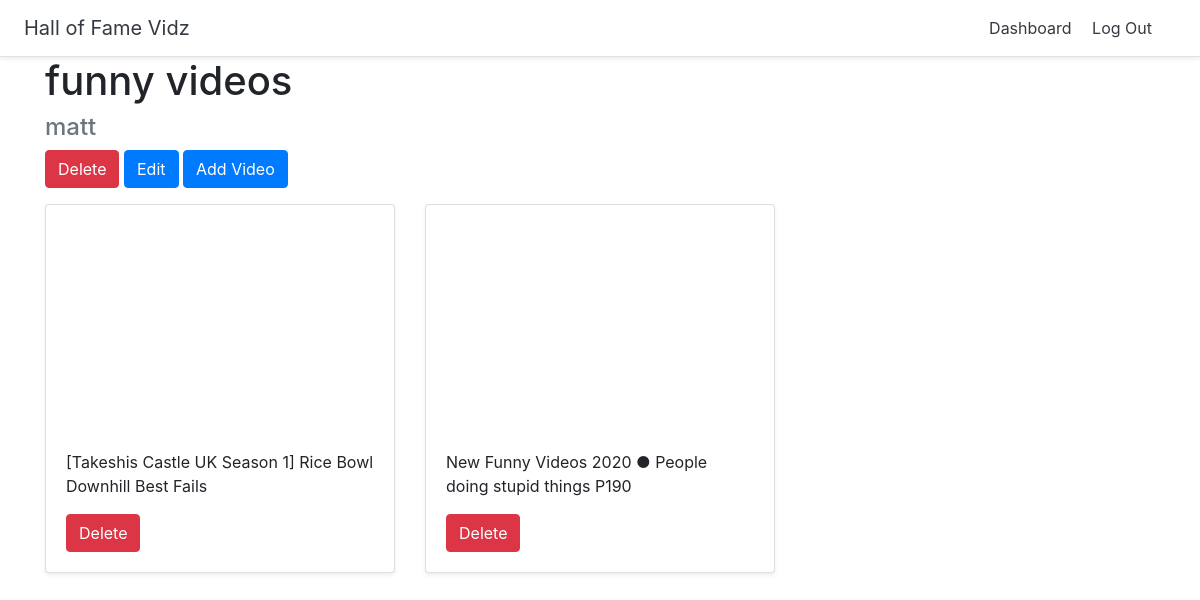
The page /halloffame/1 (signed in) on the database its author committed.
### halls/models.py (models this page shows)
class Hall(models.Model):
    title=models.CharField(max_length=255)
    user=models.ForeignKey(User,on_delete=models.CASCADE)

class Videos(models.Model):
    title=models.CharField(max_length=255)
    url=models.URLField()
    youtube_id=models.CharField(max_length=255)
    hall=models.ForeignKey(Hall,on_delete=models.CASCADE)

### halls/views.py (the view)
# urls.py: path('halloffame/<int:pk>',views.DetailHall.as_view(),name='detail_hall'),
class DetailHall(generic.DetailView):
    model=Hall
    template_name='halls/detail_hall.html'

### halls/templates/halls/detail_hall.html
{% extends 'halls/base.html' %}
{% block content %}
<div class="container">
  <h1>{{hall.title}}</h1>
  <h4 class="text-muted">{{hall.user.username}}</h4>
 {% if user.id == hall.user.id %}
    <a href="{% url 'delete_hall' pk=hall.pk %}" class="btn btn-danger">Delete</a>
    <a href="{% url 'update_hall' pk=hall.pk %}" class="btn btn-primary">Edit</a>
    <a href="{% url 'add_video' pk=hall.pk %}" class="btn btn-primary">Add Video</a>
 {% endif %}
  <div class="row">
    {% for video in hall.videos_set.all %}
        <div class="col-md-4 mt-3">
          <div class="card mb-4 shadow-sm">
            <iframe width="100%" height="225" src="https://www.youtube.com/embed/{{ video.youtube_id }}" frameborder="0" allow="accelerometer; autoplay; clipboard-write; encrypted-media; gyroscope; picture-in-picture" allowfullscreen></iframe>
            <div class="card-body">
              <p class="card-text">{{ video.title }}</p>
              {% if user.id == hall.user.id %}
                  <a href="{% url 'delete_video' pk=video.pk %}" class="btn btn-danger">Delete</a>
              {% endif %}
            </div>
          </div>
        </div>
    {% endfor %}
    </div>
</div>
{% endblock %}

### rows shown on the page
Hall: title "funny videos", user.username "matt"
Videos: title "[Takeshis Castle UK Season 1] Rice Bowl Downhill Best Fails"
Videos: title "New Funny Videos 2020 ● People doing stupid things P190"
